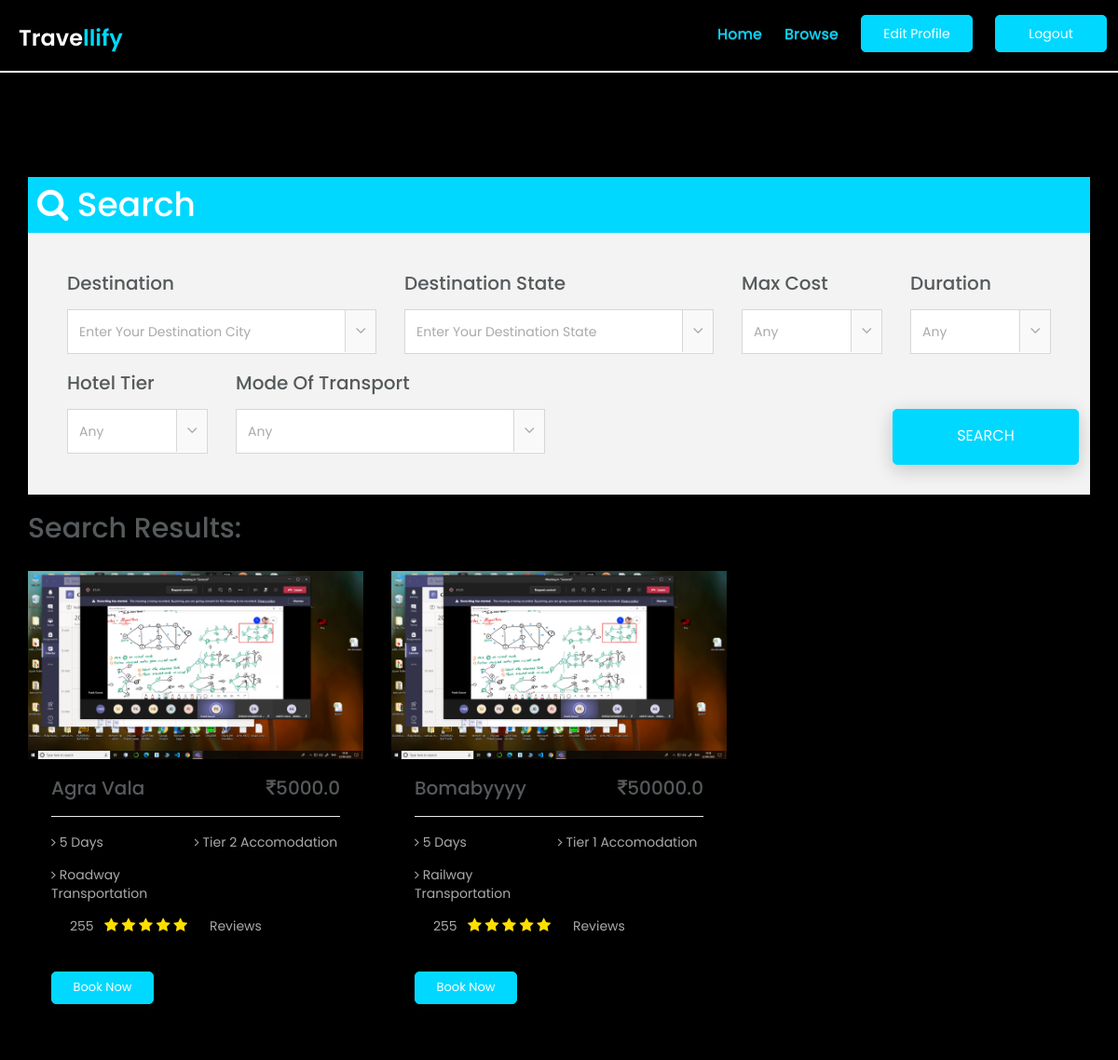
Page /search (signed in) on the committed database.
### app1/models.py (models this page shows, shortened)
class Package(models.Model):
    name = models.CharField(max_length=100)
    days = models.IntegerField()
    hotel = models.ForeignKey(Hotel, on_delete=models.CASCADE)
    mot = models.ForeignKey(Mot, on_delete=models.CASCADE)
    destination = models.ForeignKey(Destination, on_delete=models.CASCADE)
    cost = models.FloatField()
    ppic = models.ImageField(
        upload_to='package/%Y/%m/%d/', blank=True, default='media/h.jpg')
    review = models.IntegerField()

class Hotel(models.Model):
    info = models.TextField(blank=True, null=True)
    tier = models.IntegerField()
    hname = models.CharField(max_length=255)
    street = models.CharField(max_length=255)
    d_id = models.ForeignKey(Destination, on_delete=models.CASCADE)
    hpic = models.ImageField(
        upload_to='hotel/%Y/%m/%d/', blank=True, default='media/h.jpg')

class Mot(models.Model):
    fare = models.FloatField()
    t_type = models.CharField(max_length=20)

### app1/views.py (the view)
# urls.py: path('search', views.search, name='search')
def search(request):
    if request.user.is_authenticated:
        p = Package.objects.all()
        if 'state' in request.GET:
            state = request.GET['state']
            if state != "Any":
                p = p.filter(destination__dstate=state)
        if 'dest' in request.GET:
            dest = request.GET['dest']
            if dest != "Any":
                p = p.filter(destination__dname=dest)
        if 'tier' in request.GET:
            tier = request.GET['tier']
            if tier != "Any":
                p = p.filter(hotel__tier=tier)
        if 'mot' in request.GET:
            mot = request.GET['mot']
            if mot != "Any":
                p = p.filter(mot__t_type=mot)
        if 'cost' in request.GET:
            cost = request.GET['cost']
            if cost != "Any":
                p = p.filter(cost__lte=int(cost))
        if 'days' in request.GET:
            days = request.GET['days']
            if days != "Any":
                p = p.filter(days=int(days))
        d = Destination.objects.all()
        s = []
        for j in d:
            if j.dstate not in s:
                s.append(j.dstate)
        context = {
            'p': p,
            'd': d,
            's': s,
            'c': cost_c,
            't': tier_c,
            'm': mot_c,
            'days': days_c,
            'v': request.GET
        }
        return render(request, 'browse2.html', context)
    else:
        messages.info(request, "Login Required")
        return redirect('index')

### templates/browse2.html (shortened to what this page needs)
{% extends 'base.html' %} {% load static %} {% block content %} {% include 'navbar.html' %}
<br><br>
<section class="travel-box">
    <div class="container">
        <div class="row">
            <div class="col-md-12">
                <div class="single-travel-boxes">
                    <div style="width:100%;background-color:#00d8ff;padding:10px">
                        <h1 style="color:#fff"><i class="fa fa-search"></i> Search</h1>
                    </div>
                    <div class="tab-content">
                        <div class="tab-para">
                            <form action="{% url 'search'%}">
                                <div class="row">
                                    <div class="col-lg-4 col-md-4 col-sm-12">
                                        <div class="single-tab-select-box">
                                            <h2>destination</h2>
                                            <div class="travel-select-icon">
                                                <select name="dest" class="form-control">
                                  <option value="Any">
                                    enter your destination city
                                  </option>
                                                                </select>
                                            </div>
                                        </div>
                                    </div>
                                    <div class="col-lg-4 col-md-4 col-sm-12">
                                        <div class="single-tab-select-box">
                                            <h2>destination State</h2>
                                            <div class="travel-select-icon">
                                                <select name="state" class="form-control">
                                  <option value="Any">
                                    enter your destination State
                                  </option>
                                </select>
                                            </div>
                                        </div>
                                    </div>
                                    <div class="col-lg-2 col-md-3 col-sm-4">
                                        <div class="single-tab-select-box">
                                            <h2>Max Cost</h2>
                                            <div class="travel-select-icon">
                                                <select name="cost" class="form-control">
                                                    {% for g,y in c.items %}
                                  <option value="{{g}}"{% if v.cost == g %} selected {% endif %}>{{y}}</option>
                                 {% endfor %}
                                </select>
                                            </div>
                                        </div>
                                    </div>
                                    <div class="col-lg-2 col-md-1 col-sm-4">
                                        <div class="single-tab-select-box">
                                            <h2>duration</h2>
                                            <div class="travel-select-icon">
                                                <select name="days" class="form-control">
                                                    {% for g,y in days.items %}
                                                    <option value="{{g}}"{% if v.days == g %} selected {% endif %}>{{y}}</option>
                                                   {% endfor %}
                                </select>
                                            </div>
                                        </div>
                                    </div>
                                    <div class="col-lg-2 col-md-1 col-sm-4">
                                        <div class="single-tab-select-box">
                                            <h2>Hotel Tier</h2>
                                            <div class="travel-select-icon">
                                                <select name="tier" class="form-control">
                                                    {% for g,y in t.items %}
                                                    <option value="{{g}}"{% if v.tier == g %} selected {% endif %}>{{y}}</option>
                                                   {% endfor %}
                                </select>
                                            </div>
                                        </div>
                                    </div>
                                    <div class="col-lg-4 col-md-1 col-sm-4">
                                        <div class="single-tab-select-box">
                                            <h2>Mode of Transport</h2>
                                            <div class="travel-select-icon">
                                                <select name="mot" class="form-control">
                                                    {% for g,y in m.items %}
                                                    <option value="{{g}}"{% if v.mot == g %} selected {% endif %}>{{y}}</option>
                                                   {% endfor %}
                                </select>
                                            </div>
                                        </div>
                                    </div>
                                    <div class="row">
                                        <div class="about-btn travel-mrt-0 pull-right">
                                            <button class="about-view travel-btn" type="submit">search</button>
                                        </div>
                            </form>
                            </div>
                            </div>
                        </div>
                    </div>
                </div>
            </div>
</section>
<section id="pack" class="packages">
    <div class="container">
        <div class="gallary-header ">
            <h2>Search results:</h2>
        </div>
        <div class="packages-content">
            <div class="row">
                {% for i in p %}
                <div class="col-md-4 col-sm-6">
                    <div class="single-package-item">
                        <img src="{{i.ppic.url}}" alt="package-place" />
                        <div class="single-package-item-txt">
                            <h3>{{i.name}} <span class="pull-right"> <i class="fa fa-rupee"></i>{{i.cost}}</span></h3>
                            <div class="packages-para">
                                <p>
                                    <span>
                        <i class="fa fa-angle-right"></i> {{i.days}} days
                      </span>
                                    <i class="fa fa-angle-right"></i> Tier {{i.hotel.tier}} accomodation
                                </p>
                                <p>
                                    <span>
                        <i class="fa fa-angle-right"></i> {{i.mot.t_type}} transportation
                      </span>
                                </p>
                            </div>
                            <div class="packages-review">
                                <p><span>{{i.review}} &nbsp;</span>
                                    <i class="fa fa-star"></i>
                                    <i class="fa fa-star"></i>
                                    <i class="fa fa-star"></i>
                                    <i class="fa fa-star"></i>
                                    <i class="fa fa-star"></i>
                                    <span> reviews</span>
                                </p>
                            </div>
                            <div class="about-btn">
                                <button class="about-view packages-btn"><a href="{% url 'package' i.id%}" style="color: white">Book now</a></button>
                            </div>
                        </div>
                    </div>
                </div>
                {% endfor %}
            </div>
        </div>
    </div>
</section>
{% endblock %}

### static/assets/images/style.css (style rules this page uses)
* { padding: 0; margin: 0; }
* { box-sizing: border-box; }
body { position: relative; font-size: 14px; color: #222222; background: black; font-family: "Poppins", sans-serif; max-width: 1920px; margin: 0 auto; overflow-x: hidden; }
a, a:hover, a:active, a:focus { display: inline-block; text-decoration: none; font-size: 13px; padding: 0; margin: 0; }
h1, h2, h3, h4, h5, h6 { margin: 0; color: #222222; text-transform: capitalize; }
p { margin: 0; color: #666666; font-size: 14px; }
img { border: none; max-width: 100%; height: auto; }
select, input, textarea, button { box-shadow: none; outline: 0 !important; }
html, body { height: 100%; z-index: 2; }
.about-btn { margin-top: 39px; letter-spacing: 1.2px; transition: 0.5s ease-in-out; }
.about-view { display: flex; justify-content: center; align-items: center; background: #00d8ff; border: 1px solid #00d8ff; width: 200px; height: 60px; white-space: nowrap; color: #fff; font-size: 16px; font-family: "Poppins", sans-serif; text-transform: uppercase; border-radius: 5px; box-shadow: 0 5px 20px rgba(14, 15, 18, 0.2); transition: 0.5s ease-in-out; }
.single-travel-boxes { margin-top: 150px; background: #f3f3f3; margin-bottom: 10px; }
.tab-para { padding: 43px 42px 24px; }
.single-tab-select-box h2 { color: #565a5c; font-size: 20px; font-weight: 500; font-family: "Poppins", sans-serif; text-transform: capitalize; margin-bottom: 17px; }
.travel-select-icon { position: relative; }
.travel-select-icon:after { position: absolute; content: "\f107"; right: 0px; top: 0; font-size: 18px; color: #aaa; background: #f9f9f9; font-family: "fontAwesome"; pointer-events: none; border: 1px solid #d7d7d7; border-bottom: transparent; padding: 10px; }
.travel-select-icon select, .travel-check-icon input { color: #aaa; font-size: 14px; font-family: "Poppins", sans-serif; text-transform: capitalize; height: 48px; }
.travel-select-icon .form-control, .travel-check-icon .form-control { appearance: none; outline: 0 !important; box-shadow: none; border: 1px solid #d7d7d7; border-radius: 0px; margin-bottom: 20px; }
.gallary-header h2 { position: relative; color: #565a5c; font-size: 30px; font-weight: 500; text-transform: capitalize; font-family: "Poppins", sans-serif; padding-bottom: 14px; }
.packages { padding: 10px 0 10px; }
.packages-content { margin-top: 15px; }
.single-package-item { margin-bottom: 30px; padding-bottom: 20px; box-shadow: 0 0 20px rgba(0, 0, 0, 0.1); transition: 0.5s; }
.single-package-item-txt { padding: 0 25px; }
.single-package-item img { width: 100%; }
.single-package-item h3 { position: relative; font-size: 20px; color: #565a5c; font-weight: 500; font-family: "Poppins", sans-serif; padding: 20px 0; }
.single-package-item h3:after { position: absolute; content: " "; bottom: 0; left: 0; width: 100%; height: 1px; background: #ebebeb; }
.packages-para { padding: 17px 0 0; text-transform: capitalize; }
.packages-para p { font-size: 14px; color: #aaa; font-family: "Poppins", sans-serif; margin-bottom: 15px; }
.packages-para p span { display: inline-block; width: 150px; }
.packages-review p i { color: #ffdf00; font-size: 16px; }
.packages-review span { margin-left: 20px; font-size: 14px; color: #aaa; font-family: "Poppins", sans-serif; text-transform: capitalize; }
.about-view.packages-btn { width: 110px; height: 35px; font-size: 14px; color: #fff; text-transform: capitalize; transition: 0.5s; }
* { margin: 0; padding: 0; }

### rows in the picture
Package: ppic (picture), name "Agra Vala", cost "5000.0", days "5", hotel.tier "2", mot.t_type "Roadway", review "255"
Package: ppic (picture), name "Bomabyyyy", cost "50000.0", days "5", hotel.tier "1", mot.t_type "Railway", review "255"

### other values in the picture
form field cost "Any"
form field days "Any"
form field tier "Any"
form field mot "Any"
